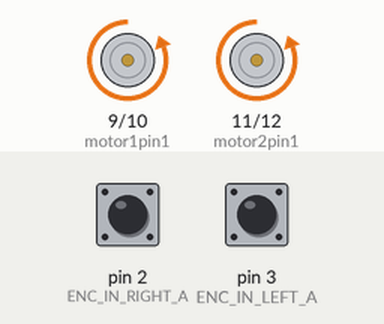
Recording of a sketch running on a simulated Arduino Uno, built with avr-gcc and run on an emulated ATmega328P. Shown: motor-driver pin pairs drawn as motors (green arrow = first pin HIGH = forward, orange = second pin HIGH = backward, longer = more drive). The test bench sets the inputs (shaded band); at power-on: pin 2 (ENC_IN_RIGHT_A) HIGH, pin 3 (ENC_IN_LEFT_A) HIGH. What the sketch prints to the serial monitor is not drawn.

Above: at 0.1 s.
At 10.1 s:
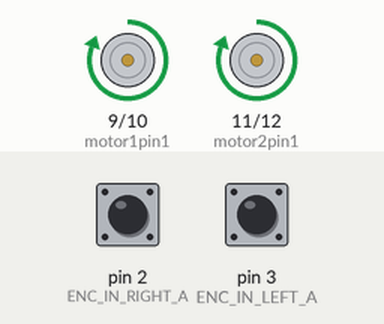
At 12.1 s:
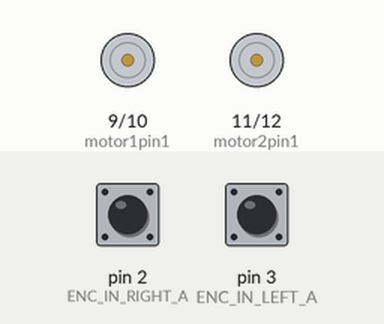
Timing chart, 0 to 13.6 s (numbered marks = the images above):
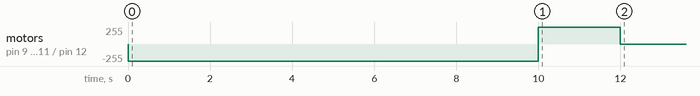

The sketch:

PIDV6.ino
```cpp
#include <PID_v1.h>
// Motor encoder output pulses per 360 degree revolution, is a static value
#define ENC_COUNT_REV 18

// Encoder output to Arduino Interrupt pin. Tracks the pulse count, is a static value
#define ENC_IN_RIGHT_A 2
#define ENC_IN_LEFT_A 3

// Other encoder output to Arduino to keep track of wheel direction, is a static value
// Tracks the direction of rotation.
#define ENC_IN_RIGHT_B 4
#define ENC_IN_LEFT_B 8

//Actuator Pins
#define motor1pin1 9
#define motor1pin2 10
#define motor2pin1 11
#define motor2pin2 12

//All the time settings in milliseconds
int setting1 = 2000;
int setting2 = 1800;
int setting3 = 1600;
int setting4 = 1400;
int setting5 = 1200;
int setting6 = 1000;
int setting7 = 800;
int setting8 = 600;
int setting9 = 400;
int setting10 = 0;
int setting [] = {setting1,setting2,setting3,setting4,setting5,setting6,setting7,setting8,setting9,setting10};
//PID Variables
double Setpoint, Input, Output;

//Min or max for time of actuating
double min = 1, max = 10;

//time check for PID (need to find out if it is in seconds or milliseconds)
int time_check = 500;
//Current Setting for actuator
int current_setting = 0;
//Time actuated
int actuator_time = 0;
//Previous PID output
int previousOutput = 10;
//Current PID output as an integer
int cOutput = 10;
//Specify the links and initial tuning parameters
double Kp = 2, Ki = 5, Kd = 1;
//PID
PID myPID(&Input, &Output, &Setpoint, Kp, Ki, Kd, DIRECT);

// True = Forward; False = Reverse
boolean Direction_right = true;
boolean Direction_left = true;

// Keep track of the number of right wheel pulses
volatile long right_wheel_pulse_count = 0;
volatile long left_wheel_pulse_count = 0;

// half second interval for measurements in milliseconds
int interval = 500;

// Counters for milliseconds during interval
long previousMillis = 0;
long currentMillis = 0;
long previousMillisPID = 0;
long currentMillisPID = 0;

// Variable for RPM measuerment
float rpm_right = 0;
float rpm_left = 0;

//Constants for conversions
const float rpm_to_radians = 0.10471975512;
const float rad_to_deg = 57.29578;


void setup() {
  // put your setup code here, to run once:
   Serial.begin(9600);

  //PID Target: Change to 3.5 mph in rpm
  Setpoint = 49.02;

  //turn the PID on
  myPID.SetMode(AUTOMATIC);
  myPID.SetOutputLimits(min, max);
  myPID.SetSampleTime(time_check);

  // Set pin states of the encoder
  pinMode(ENC_IN_RIGHT_A, INPUT_PULLUP);
  pinMode(ENC_IN_LEFT_A, INPUT_PULLUP);

  //Input Pullup measures the change in input a high vs low signal
  //This helps reduce the noise in the signal
  pinMode(ENC_IN_RIGHT_B, INPUT_PULLUP);
  pinMode(ENC_IN_LEFT_B, INPUT_PULLUP);

  // Set pin states of the encoder and h bridge/actuator
  pinMode(motor1pin1, OUTPUT);
  pinMode(motor1pin2, OUTPUT);
  pinMode(motor2pin1, OUTPUT);
  pinMode(motor2pin2, OUTPUT);

  // Every time the pin goes high, this is a pulse, this allows the pulses to be counted, gets reset after time period is over
  attachInterrupt(digitalPinToInterrupt(ENC_IN_RIGHT_A), right_wheel_pulse, RISING);
  attachInterrupt(digitalPinToInterrupt(ENC_IN_LEFT_A), left_wheel_pulse, RISING);
  //Pull in
  digitalWrite(motor1pin1, LOW);
  digitalWrite(motor1pin2, HIGH);
  digitalWrite(motor2pin1, LOW);
  digitalWrite(motor2pin2, HIGH);
  delay(10000);
  digitalWrite(motor1pin2, LOW);
  digitalWrite(motor2pin2, LOW);
  //Push Out
  digitalWrite(motor1pin1, HIGH);
  digitalWrite(motor1pin2, LOW);
  digitalWrite(motor2pin1, HIGH);
  digitalWrite(motor2pin2, LOW);
  delay(2000);
  digitalWrite(motor1pin1, LOW);
  digitalWrite(motor2pin1, LOW);

}

void loop()
{
  // put your main code here, to run repeatedly:
  currentMillis = millis();
  currentMillisPID = millis();

  // If one second has passed it prints the number of pulses
  if (currentMillis - previousMillis > interval)
  {

    previousMillis = currentMillis;

    // Calculate rpm
    rpm_right = (float)(right_wheel_pulse_count * 120 / ENC_COUNT_REV);
    rpm_left = (float)(left_wheel_pulse_count * 120 / ENC_COUNT_REV);
    right_wheel_pulse_count = 0;
    left_wheel_pulse_count = 0;
  }

  // Sets Input to average of two rpms
  Input = rpm_right;
  previousMillisPID = currentMillisPID;
  //PID computes
  myPID.Compute();
  cOutput = (int)Output;
  if(cOutput<previousOutput)
  {

  //Brake
    actuator_time = setting[cOutput-1] - current_setting;
    digitalWrite(motor1pin1, LOW);
    digitalWrite(motor1pin2, HIGH);
    digitalWrite(motor2pin1, LOW);
    digitalWrite(motor2pin2, HIGH);
    //Delay
    delay(actuator_time);
    //Stops signal to actuator
    digitalWrite(motor1pin2, LOW);
    digitalWrite(motor2pin2, LOW);
  }
  if(cOutput>previousOutput)
  {
    //Ease
    actuator_time = current_setting-setting[cOutput-1];
    digitalWrite(motor1pin1, HIGH);
    digitalWrite(motor1pin2, LOW);
    digitalWrite(motor2pin1, HIGH);
    digitalWrite(motor2pin2, LOW);
    //Delay
    delay(actuator_time);
    //Stops signal to actuator
    digitalWrite(motor1pin1, LOW);
    digitalWrite(motor2pin1, LOW);
  }
  current_setting=setting[cOutput-1];
  previousOutput=cOutput;
  Serial.println(actuator_time);
}
void right_wheel_pulse() {

  // Read the value for the encoder for the right wheel
  int val = digitalRead(ENC_IN_RIGHT_B);

  if(val == LOW) {
    Direction_right = false; // Reverse
  }
  else {
    Direction_right = true; // Forward
  }

  if (Direction_right) {
    right_wheel_pulse_count++;
  }

}
void left_wheel_pulse() {

      // Read the value for the encoder for the right wheel
      int val = digitalRead(ENC_IN_LEFT_B);

      if (val == LOW) {
        Direction_left = true;
        // Reverse
      } else {
        Direction_left = false;
        // Forward
      }

      if (Direction_left) {
        left_wheel_pulse_count++;
      }
}
void brake()
{
  actuator_time = setting[cOutput-1] - current_setting;
    digitalWrite(motor1pin1, LOW);
    digitalWrite(motor1pin2, HIGH);
    digitalWrite(motor2pin1, LOW);
    digitalWrite(motor2pin2, HIGH);
    //Delay
    delay(actuator_time);
    //Stops signal to actuator
    digitalWrite(motor1pin2, LOW);
    digitalWrite(motor2pin2, LOW);

}
void ease()
{
  actuator_time = current_setting-setting[cOutput-1];
    digitalWrite(motor1pin1, HIGH);
    digitalWrite(motor1pin2, LOW);
    digitalWrite(motor2pin1, HIGH);
    digitalWrite(motor2pin2, LOW);
    //Delay
    delay(actuator_time);
    //Stops signal to actuator
    digitalWrite(motor1pin1, LOW);
    digitalWrite(motor2pin1, LOW);
}
```
